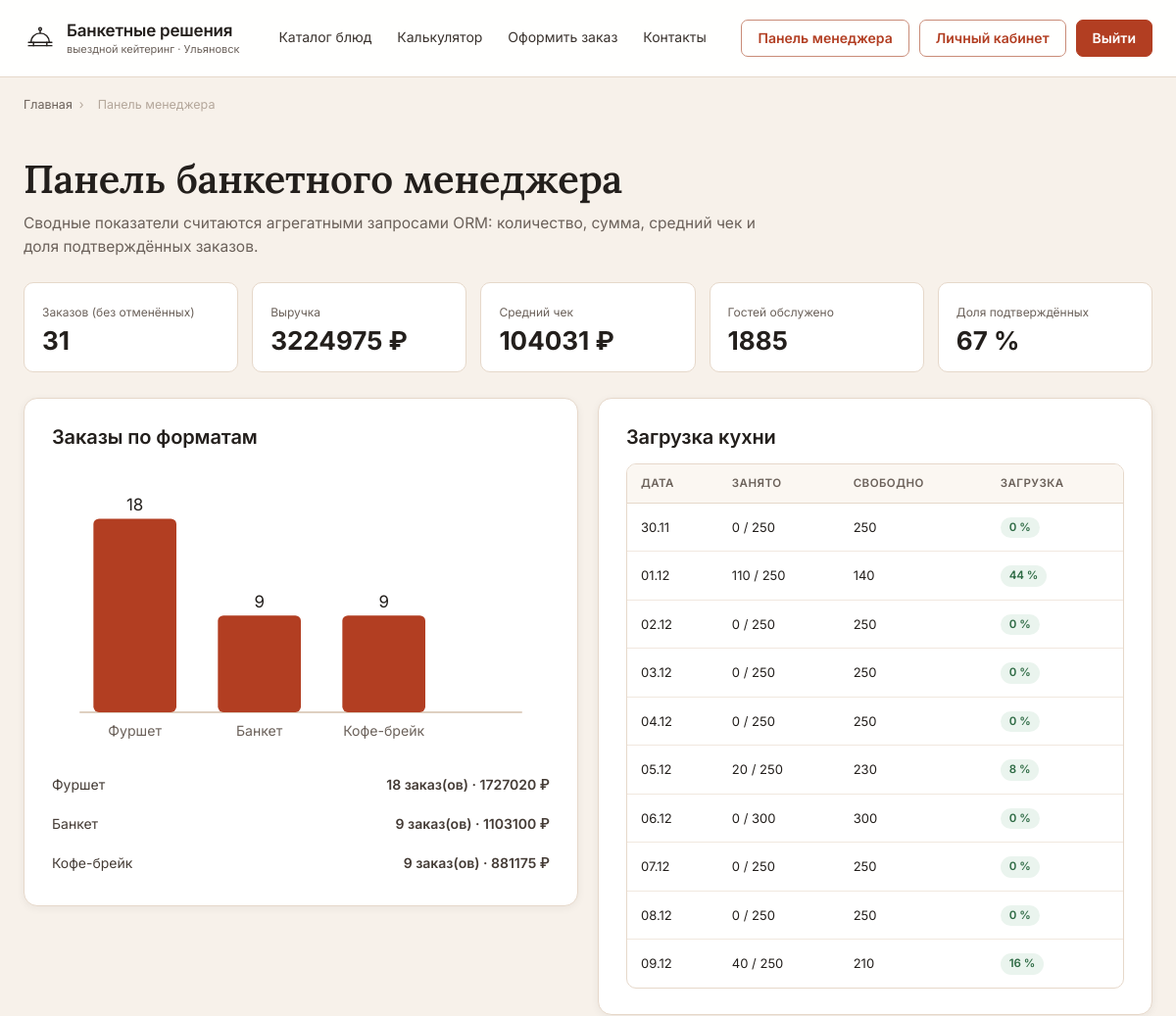
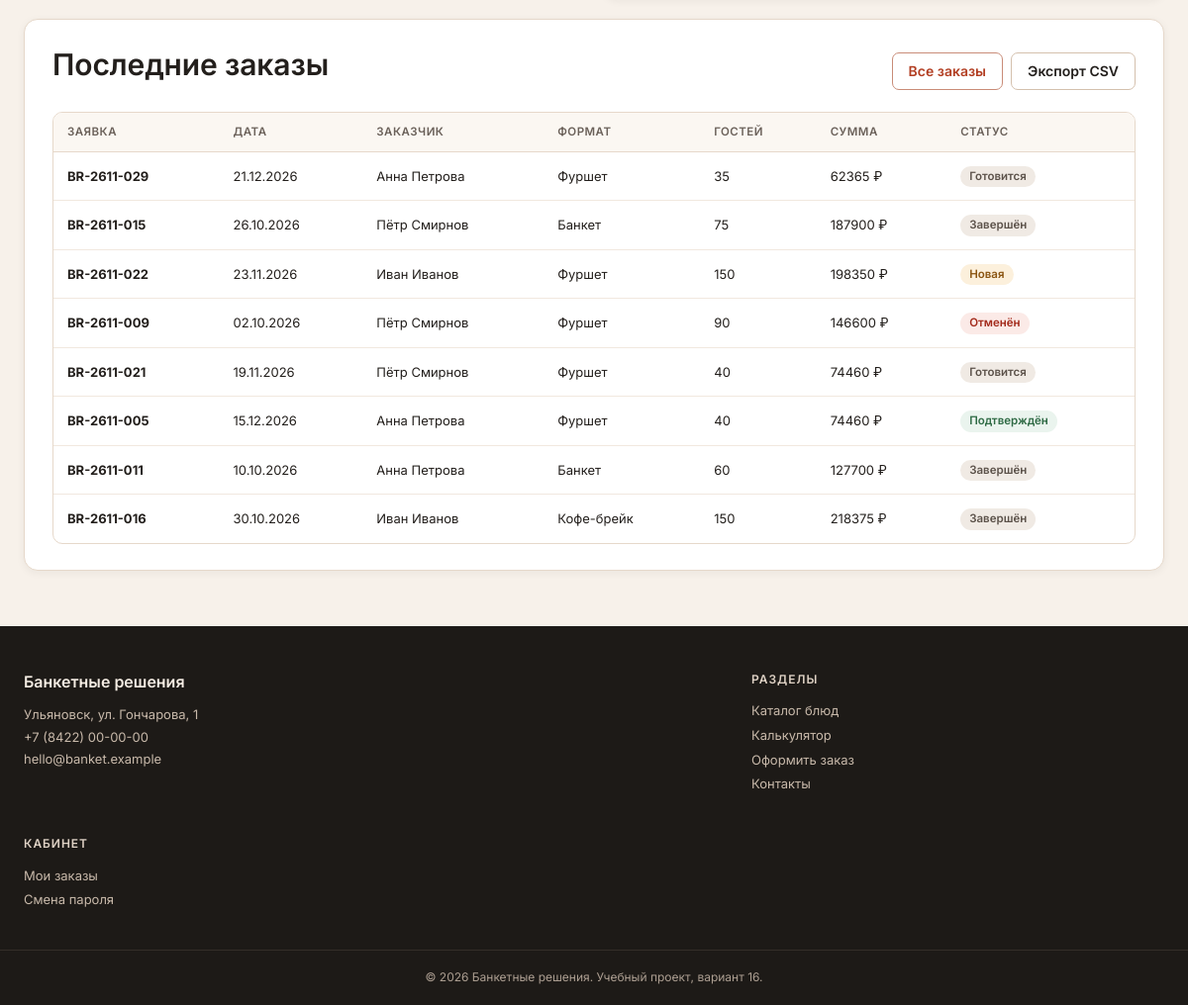
/manager/ (signed in), run on the app's committed database (2 pictures, top to bottom).
### main/models.py (models this page shows, shortened)
class EventFormat(models.Model):
    name = models.CharField('Название', max_length=80, unique=True)
    slug = models.SlugField('Слаг', max_length=80, unique=True, blank=True)
    description = models.TextField('Описание', blank=True)
    price_per_guest = models.DecimalField('Цена за гостя, ₽', max_digits=10, decimal_places=2)
    min_output_per_guest = models.PositiveIntegerField('Рекомендуемая норма выхода, г/чел.')
    duration_hours = models.PositiveSmallIntegerField('Длительность, ч', default=4)
    kitchen_daily_limit = models.PositiveIntegerField('Суточный лимит кухни, гостей', default=250)
    is_active = models.BooleanField('Активен', default=True)
    sort_order = models.PositiveSmallIntegerField('Порядок', default=0)
    class Meta:
        verbose_name = 'Формат мероприятия'
        verbose_name_plural = 'Форматы мероприятий'
        ordering = ('sort_order', 'name')

class KitchenDay(models.Model):
    date = models.DateField('Дата', unique=True)
    capacity_guests = models.PositiveIntegerField('Лимит гостей', default=250)
    booked_guests = models.PositiveIntegerField('Забронировано гостей', default=0)
    is_closed = models.BooleanField('Кухня закрыта', default=False)
    note = models.CharField('Примечание', max_length=200, blank=True)
    class Meta:
        verbose_name = 'Загрузка кухни'
        verbose_name_plural = 'Загрузка кухни'
        ordering = ('date',)
    @property
    def free_guests(self):
        if self.is_closed:
            return 0
        return max(0, self.capacity_guests - self.booked_guests)
    @property
    def load_percent(self):
        if not self.capacity_guests:
            return 100
        return min(100, round(self.booked_guests * 100 / self.capacity_guests))

class CateringOrder(models.Model):
    STATUS_NEW = 'new'
    STATUS_CONFIRMED = 'confirmed'
    STATUS_COOKING = 'cooking'
    STATUS_DONE = 'done'
    STATUS_CANCELLED = 'cancelled'
    STATUS_CHOICES = (
        (STATUS_NEW, 'Новая'),
        (STATUS_CONFIRMED, 'Подтверждён'),
        (STATUS_COOKING, 'Готовится'),
        (STATUS_DONE, 'Завершён'),
        (STATUS_CANCELLED, 'Отменён'),
    )
    DECOR_CHOICES = (
        (0, 'Без оформления'),
        (10, 'Стандарт (+10 %)'),
        (25, 'Сложное (+25 %)'),
    )
    number = models.CharField('Номер заказа', max_length=20, unique=True, blank=True)
    customer = models.ForeignKey(
        settings.AUTH_USER_MODEL, verbose_name='Заказчик', on_delete=models.CASCADE,
        related_name='orders',
    )
    event_format = models.ForeignKey(
        EventFormat, verbose_name='Формат', on_delete=models.PROTECT,
        related_name='orders',
    )
    menu_template = models.ForeignKey(
        MenuTemplate, verbose_name='Готовый сет', on_delete=models.SET_NULL,
        related_name='orders', null=True, blank=True,
    )
    event_date = models.DateField('Дата мероприятия')
    guests = models.PositiveIntegerField('Гостей')
    address = models.CharField('Адрес', max_length=250)
    contact_name = models.CharField('Контактное лицо', max_length=120)
    contact_phone = models.CharField('Телефон', max_length=24)
    contact_email = models.EmailField('E-mail')
    decor_percent = models.PositiveSmallIntegerField('Оформление, %', choices=DECOR_CHOICES, default=10)
    comment = models.TextField('Комментарий', blank=True)
    sketch = models.FileField(
        'Эскиз оформления', upload_to='sketches/', blank=True,
        validators=[validate_upload_extension, validate_upload_size],
    )
    status = models.CharField('Статус', max_length=12, choices=STATUS_CHOICES, default=STATUS_NEW)
    menu_total = models.DecimalField('Меню, ₽', max_digits=12, decimal_places=2, default=0)
    decor_total = models.DecimalField('Оформление, ₽', max_digits=12, decimal_places=2, default=0)
    staff_total = models.DecimalField('Персонал, ₽', max_digits=12, decimal_places=2, default=0)
    tableware_total = models.DecimalField('Посуда, ₽', max_digits=12, decimal_places=2, default=0)
    total = models.DecimalField('Итого, ₽', max_digits=12, decimal_places=2, default=0)
    output_per_guest = models.PositiveIntegerField('Выход, г/чел.', default=0)
    created_at = models.DateTimeField('Создан', auto_now_add=True)
    updated_at = models.DateTimeField('Обновлён', auto_now=True)
    class Meta:
        verbose_name = 'Заказ кейтеринга'
        verbose_name_plural = 'Заказы кейтеринга'
        ordering = ('-created_at',)
        indexes = [models.Index(fields=['event_date', 'status'])]
    @property
    def status_css(self):
        return {
            self.STATUS_NEW: 'badge-warning',
            self.STATUS_CONFIRMED: 'badge-success',
            self.STATUS_COOKING: 'badge-neutral',
            self.STATUS_DONE: 'badge-neutral',
            self.STATUS_CANCELLED: 'badge-error',
        }.get(self.status, 'badge-neutral')

### main/views.py (the view)
# urls.py: path('manager/', views.manager_dashboard, name='manager_dashboard'),
@manager_required
def manager_dashboard(request):
    stats = dashboard_stats()
    recent = (
        CateringOrder.objects.select_related('event_format', 'customer')[:8]
    )
    kitchen = KitchenDay.objects.filter(
        date__gte=timezone.localdate(), date__lte=timezone.localdate() + timedelta(days=9),
    )
    active = CateringOrder.objects.exclude(
        status__in=[CateringOrder.STATUS_DONE, CateringOrder.STATUS_CANCELLED]
    ).select_related('event_format')
    return render(request, 'main/manager/dashboard.html', {
        'stats': stats,
        'recent': recent,
        'kitchen': kitchen,
        'active': active,
    })

### main/views.py (called while the page is built)
def is_manager(user):
    return user.is_authenticated and (user.is_staff or user.is_superuser)

### templates/main/manager/dashboard.html (shortened to what this page needs)
{% extends 'base.html' %}
{% block content %}
<div class="container">
  <nav class="breadcrumbs" aria-label="Хлебные крошки">
    <a href="{% url 'main:index' %}">Главная</a><span>›</span><span aria-current="page">Панель менеджера</span>
  </nav>
  <div class="page-head">
    <h1>Панель банкетного менеджера</h1>
    <p>Сводные показатели считаются агрегатными запросами ORM: количество, сумма, средний чек и доля подтверждённых заказов.</p>
  </div>
  <div class="stats stats-wide">
    <div class="stat"><span>Заказов (без отменённых)</span><b>{{ stats.orders_count }}</b></div>
    <div class="stat"><span>Выручка</span><b>{{ stats.revenue|floatformat:0 }} ₽</b></div>
    <div class="stat"><span>Средний чек</span><b>{{ stats.avg_check|floatformat:0 }} ₽</b></div>
    <div class="stat"><span>Гостей обслужено</span><b>{{ stats.guests }}</b></div>
    <div class="stat"><span>Доля подтверждённых</span><b>{{ stats.confirmed_share }} %</b></div>
  </div>
  <div class="dashboard-grid">
    <section class="card" aria-labelledby="chart-title">
      <h2 class="card-title" id="chart-title">Заказы по форматам</h2>
      {% if stats.chart %}
        <svg class="chart" viewBox="0 0 360 210" role="img" aria-labelledby="chart-desc">
          <title id="chart-desc">Столбчатая диаграмма количества заказов по форматам мероприятий</title>
          <line x1="20" y1="180" x2="340" y2="180" stroke="#D4C0AD" stroke-width="1"/>
          {% for bar in stats.chart %}
            <rect x="{{ bar.x }}" y="{{ bar.y }}" width="60" height="{{ bar.h }}" rx="4" fill="#B23E22"></rect>
            <text x="{{ bar.label_x }}" y="{{ bar.y|add:'-6' }}" text-anchor="middle" font-size="12" fill="#231F1C">{{ bar.count }}</text>
            <text x="{{ bar.label_x }}" y="197" text-anchor="middle" font-size="10" fill="#6B615A">{{ bar.label }}</text>
          {% endfor %}
        </svg>
      {% else %}
        <p class="muted">Данных для диаграммы пока нет.</p>
      {% endif %}
      <div class="chart-legend">
        {% for bar in stats.chart %}
          <div class="sum-row"><span>{{ bar.label }}</span><span>{{ bar.count }} заказ(ов) · {{ bar.revenue|floatformat:0 }} ₽</span></div>
        {% endfor %}
      </div>
    </section>
    <section class="card" aria-labelledby="kitchen-title">
      <h2 class="card-title" id="kitchen-title">Загрузка кухни</h2>
      <div class="table-wrap">
        <table class="data">
          <thead><tr><th scope="col">Дата</th><th scope="col">Занято</th><th scope="col">Свободно</th><th scope="col">Загрузка</th></tr></thead>
          <tbody>
            {% for day in kitchen %}
              <tr>
                <td>{{ day.date|date:"d.m" }}</td>
                <td>{{ day.booked_guests }} / {{ day.capacity_guests }}</td>
                <td>{{ day.free_guests }}</td>
                <td>
                  {% if day.is_closed %}<span class="badge badge-error">закрыто</span>
                  {% elif day.load_percent >= 90 %}<span class="badge badge-warning">{{ day.load_percent }} %</span>
                  {% else %}<span class="badge badge-success">{{ day.load_percent }} %</span>{% endif %}
                </td>
              </tr>
            {% empty %}
              <tr><td colspan="4">Календарь кухни не заполнен.</td></tr>
            {% endfor %}
          </tbody>
        </table>
      </div>
    </section>
  </div>
  <section class="card card-spaced" aria-labelledby="recent-title">
    <div class="section-head section-head-tight">
      <h2 class="card-title" id="recent-title">Последние заказы</h2>
      <div class="section-actions">
        <a class="btn btn-outline btn-sm" href="{% url 'main:manager_orders' %}">Все заказы</a>
        <a class="btn btn-ghost btn-sm" href="{% url 'main:manager_orders_csv' %}">Экспорт CSV</a>
      </div>
    </div>
    <div class="table-wrap">
      <table class="data">
        <thead>
          <tr><th scope="col">Заявка</th><th scope="col">Дата</th><th scope="col">Заказчик</th><th scope="col">Формат</th><th scope="col">Гостей</th><th scope="col">Сумма</th><th scope="col">Статус</th></tr>
        </thead>
        <tbody>
          {% for order in recent %}
            <tr>
              <td><a href="{% url 'main:order_detail' order.pk %}"><b>{{ order.number }}</b></a></td>
              <td>{{ order.event_date|date:"d.m.Y" }}</td>
              <td>{{ order.contact_name }}</td>
              <td>{{ order.event_format.name }}</td>
              <td>{{ order.guests }}</td>
              <td>{{ order.total|floatformat:0 }} ₽</td>
              <td><span class="badge {{ order.status_css }}">{{ order.get_status_display }}</span></td>
            </tr>
          {% empty %}
            <tr><td colspan="7">Заказов пока нет.</td></tr>
          {% endfor %}
        </tbody>
      </table>
    </div>
  </section>
</div>
{% endblock %}

### static/css/style.css (style rules this page uses)
:root { --bg:#F7F1EA; --surface:#FFFFFF; --surface-2:#FBF7F2; --sand:#F1E3D3; --sand-2:#E9D6C1; --primary:#B23E22; --primary-hover:#923018; --primary-soft:#F6E3D8; --text:#231F1C; --muted:#6B615A; --border:#E6D8CA; --border-strong:#D4C0AD; --footer:#1D1A17; --footer-text:#F4ECE3; --footer-muted:#C8B9AA; --success:#2F6B45; --success-bg:#EAF4EE; --warning:#8A5410; --warning-bg:#FCF0DC; --error:#A32B1C; --error-bg:#FBEAE7; --radius:10px; --radius-lg:14px; --shadow:0 2px 8px rgba(35,31,28,.06); --shadow-md:0 10px 30px rgba(35,31,28,.08); --sans:'Inter',-apple-system,'Segoe UI',Arial,sans-serif; --serif:'Lora',Georgia,'Times New Roman',serif; --container:1200px; --gutter:24px; }
*,*::before,*::after { box-sizing:border-box }
html { scroll-behavior:smooth }
body { margin:0;background:var(--bg);color:var(--text);font:400 16px/1.55 var(--sans);-webkit-font-smoothing:antialiased;text-rendering:optimizeLegibility }
img,svg { display:block;max-width:100% }
a { color:inherit;text-decoration:none }
.container { width:min(var(--container),calc(100% - 48px));margin-inline:auto }
.btn { display:inline-flex;align-items:center;justify-content:center;gap:8px;min-height:46px;padding:0 22px;border-radius:7px;border:1px solid transparent;font-weight:600;font-size:15px;line-height:1;text-align:center;transition:background .18s,color .18s,border-color .18s,box-shadow .18s;white-space:nowrap }
.btn-outline { background:transparent;color:var(--primary);border-color:#C98C78 }
.btn-ghost { background:#fff;color:var(--text);border-color:var(--border-strong) }
.btn-sm { min-height:38px;padding:0 16px;font-size:14px }
h1,h2,h3,h4 { margin:0;font-family:var(--serif);font-weight:600;letter-spacing:-.3px }
h1 { font-size:44px;line-height:1.15 }
h2 { font-size:32px;line-height:1.25 }
p { margin:0 }
.page-head { padding:44px 0 24px }
.page-head h1 { font-size:40px;margin-bottom:10px }
.page-head p { max-width:760px;color:var(--muted);font-size:15.5px }
.section-head { display:flex;align-items:flex-end;justify-content:space-between;gap:20px;margin-bottom:24px }
.section-head h2 { font-size:30px }
.card { background:#fff;border:1px solid var(--border);border-radius:var(--radius-lg);padding:26px 28px;box-shadow:var(--shadow) }
.card-title { font:600 17px/1.3 var(--sans);letter-spacing:-.1px;margin-bottom:18px }
.sum-row { display:flex;justify-content:space-between;gap:16px;font-size:14px;padding:7px 0;color:#443B35 }
.sum-row span:last-child { font-weight:600;white-space:nowrap }
.badge { display:inline-flex;align-items:center;gap:6px;padding:5px 9px;border-radius:999px;font:600 11.5px/1 var(--sans);white-space:nowrap }
.badge-success { background:var(--success-bg);color:var(--success) }
.badge-warning { background:var(--warning-bg);color:var(--warning) }
.badge-error { background:var(--error-bg);color:var(--error) }
.badge-neutral { background:#F0EAE4;color:#5C524A }
.stats { display:grid;grid-template-columns:repeat(3,1fr);gap:14px;margin-bottom:18px }
.stat { background:#fff;border:1px solid var(--border);border-radius:var(--radius);padding:16px 18px }
.stat span { font-size:12px;color:var(--muted) }
.stat b { display:block;font:700 26px/1.1 var(--sans);margin-top:4px }
.table-wrap { background:#fff;border:1px solid var(--border);border-radius:var(--radius-lg);overflow:hidden }
table.data { width:100%;border-collapse:collapse;font-size:13px }
table.data th { text-align:left;font:600 11.5px/1.3 var(--sans);color:var(--muted);text-transform:uppercase;letter-spacing:.04em;padding:12px 14px;background:var(--surface-2);border-bottom:1px solid var(--border) }
table.data td { padding:13px 14px;border-bottom:1px solid #F1E8DF;vertical-align:middle }
table.data tr:last-child td { border:0 }
.breadcrumbs { font-size:12.5px;color:var(--muted);padding-top:18px }
.breadcrumbs span { margin:0 7px;color:#B4A79B }
.stats-wide { grid-template-columns:repeat(auto-fit,minmax(180px,1fr));margin-bottom:26px }
.card-spaced { margin-top:20px }
.card-title { font-size:20px;margin-bottom:14px }
.table-wrap { border:1px solid var(--border);border-radius:var(--radius);background:#fff;overflow-x:auto }
.dashboard-grid { display:grid;grid-template-columns:minmax(0,1fr) minmax(0,1fr);gap:20px;align-items:start }
.chart { width:100%;height:auto;display:block;margin:6px 0 14px }
.chart-legend { display:flex;flex-direction:column;gap:4px }
.section-actions { display:flex;gap:8px;flex-wrap:wrap }
.section-head-tight { margin-bottom:14px;align-items:center }

### data on the page
EventFormat: count "18", label "Фуршет", revenue "1727020"
EventFormat: count "9", label "Банкет", revenue "1103100"
EventFormat: count "9", label "Кофе-брейк", revenue "881175"
KitchenDay: date "30.11", booked_guests "0", capacity_guests "250", free_guests "250", load_percent "0"
KitchenDay: date "01.12", booked_guests "110", capacity_guests "250", free_guests "140", load_percent "44"
KitchenDay: date "02.12", booked_guests "0", capacity_guests "250", free_guests "250", load_percent "0"
KitchenDay: date "03.12", booked_guests "0", capacity_guests "250", free_guests "250", load_percent "0"
KitchenDay: date "04.12", booked_guests "0", capacity_guests "250", free_guests "250", load_percent "0"
KitchenDay: date "05.12", booked_guests "20", capacity_guests "250", free_guests "230", load_percent "8"
KitchenDay: date "06.12", booked_guests "0", capacity_guests "300", free_guests "300", load_percent "0"
KitchenDay: date "07.12", booked_guests "0", capacity_guests "250", free_guests "250", load_percent "0"
KitchenDay: date "08.12", booked_guests "0", capacity_guests "250", free_guests "250", load_percent "0"
KitchenDay: date "09.12", booked_guests "40", capacity_guests "250", free_guests "210", load_percent "16"
CateringOrder: number "BR-2611-029", event_date "21.12.2026", contact_name "Анна Петрова", event_format.name "Фуршет", guests "35", total "62365", status "Готовится"
CateringOrder: number "BR-2611-015", event_date "26.10.2026", contact_name "Пётр Смирнов", event_format.name "Банкет", guests "75", total "187900", status "Завершён"
CateringOrder: number "BR-2611-022", event_date "23.11.2026", contact_name "Иван Иванов", event_format.name "Фуршет", guests "150", total "198350", status "Новая"
CateringOrder: number "BR-2611-009", event_date "02.10.2026", contact_name "Пётр Смирнов", event_format.name "Фуршет", guests "90", total "146600", status "Отменён"
CateringOrder: number "BR-2611-021", event_date "19.11.2026", contact_name "Пётр Смирнов", event_format.name "Фуршет", guests "40", total "74460", status "Готовится"
CateringOrder: number "BR-2611-005", event_date "15.12.2026", contact_name "Анна Петрова", event_format.name "Фуршет", guests "40", total "74460", status "Подтверждён"
CateringOrder: number "BR-2611-011", event_date "10.10.2026", contact_name "Анна Петрова", event_format.name "Банкет", guests "60", total "127700", status "Завершён"
CateringOrder: number "BR-2611-016", event_date "30.10.2026", contact_name "Иван Иванов", event_format.name "Кофе-брейк", guests "150", total "218375", status "Завершён"

### other printed values
{{ stats.orders_count }} "31"
{{ stats.revenue|floatformat:0 }} "3224975"
{{ stats.avg_check|floatformat:0 }} "104031"
{{ stats.guests }} "1885"
{{ stats.confirmed_share }} "67"
